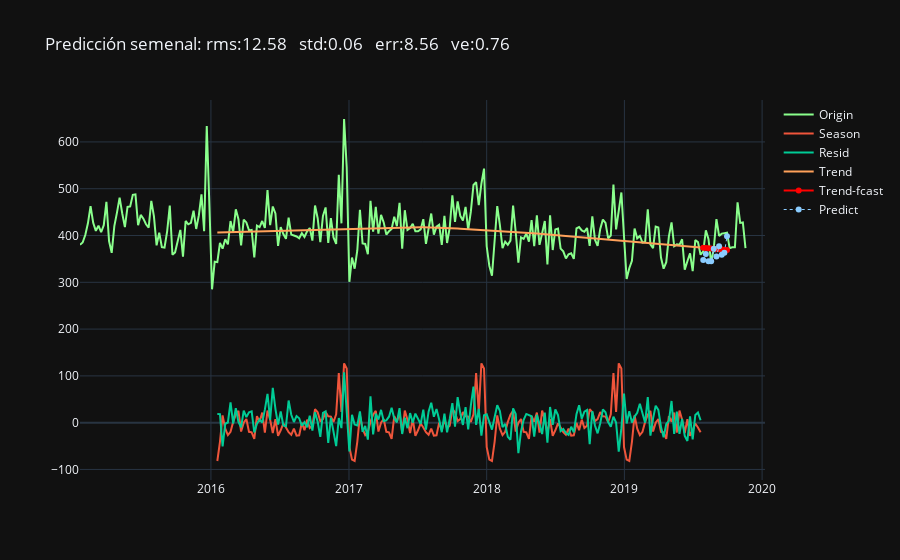
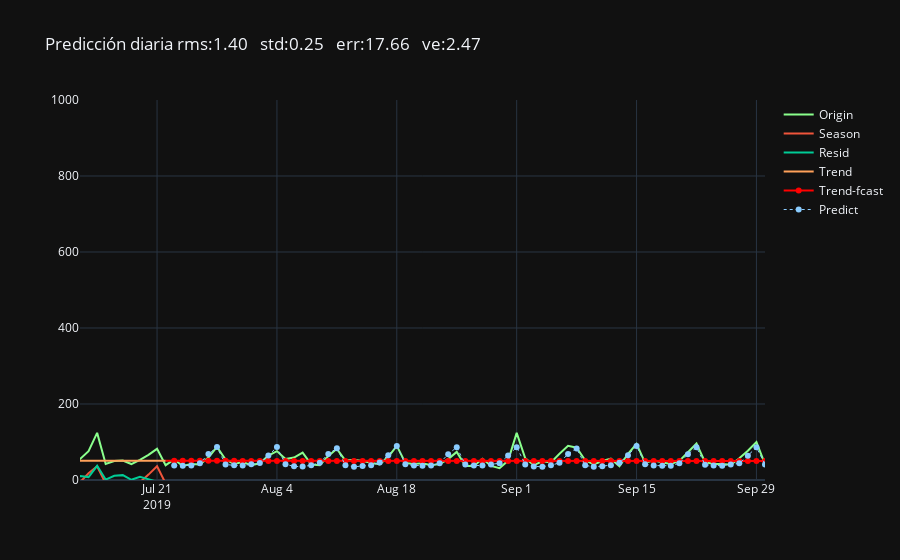
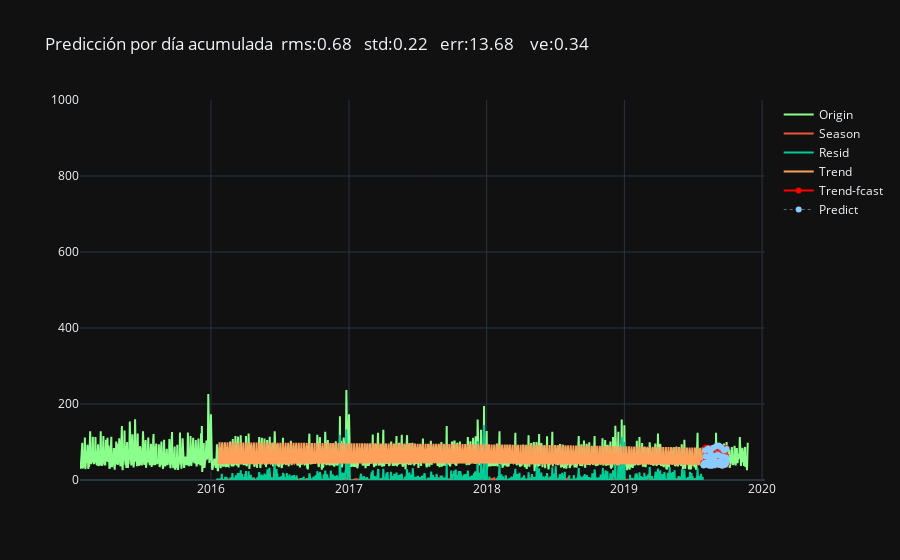

Here is the notebook cell these charts were saved with, in order:
### Code cell
# resultados para mostrar
dtot, pten, pest = pred_mt('2015-01-22', '2019-11-24', '2016-01-22', '2019-07-22', 10, dfp, 500, -74.185244, 4.60905)
